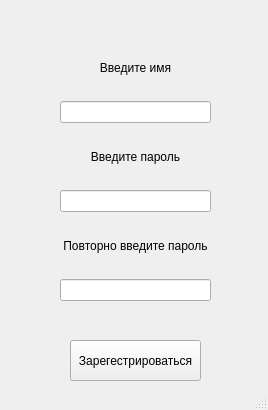
<?xml version="1.0" encoding="UTF-8"?>
<ui version="4.0">
 <class>RegistrWindow</class>
 <widget class="QMainWindow" name="RegistrWindow">
  <property name="geometry">
   <rect>
    <x>0</x>
    <y>0</y>
    <width>268</width>
    <height>410</height>
   </rect>
  </property>
  <property name="windowTitle">
   <string>SIgn in</string>
  </property>
  <widget class="QWidget" name="centralwidget">
   <widget class="QWidget" name="verticalLayoutWidget">
    <property name="geometry">
     <rect>
      <x>60</x>
      <y>40</y>
      <width>151</width>
      <height>261</height>
     </rect>
    </property>
    <layout class="QVBoxLayout" name="verticalLayout">
     <item>
      <widget class="QLabel" name="label">
       <property name="text">
        <string>Введите имя</string>
       </property>
       <property name="alignment">
        <set>Qt::AlignmentFlag::AlignCenter</set>
       </property>
      </widget>
     </item>
     <item>
      <widget class="QLineEdit" name="NameEdit"/>
     </item>
     <item>
      <widget class="QLabel" name="label_3">
       <property name="text">
        <string>Введите пароль</string>
       </property>
       <property name="alignment">
        <set>Qt::AlignmentFlag::AlignCenter</set>
       </property>
      </widget>
     </item>
     <item>
      <widget class="QLineEdit" name="PasEdit"/>
     </item>
     <item>
      <widget class="QLabel" name="label_2">
       <property name="text">
        <string>Повторно введите пароль</string>
       </property>
       <property name="alignment">
        <set>Qt::AlignmentFlag::AlignCenter</set>
       </property>
      </widget>
     </item>
     <item>
      <widget class="QLineEdit" name="PasEdit_2"/>
     </item>
    </layout>
   </widget>
   <widget class="QPushButton" name="pushButton">
    <property name="geometry">
     <rect>
      <x>70</x>
      <y>340</y>
      <width>131</width>
      <height>41</height>
     </rect>
    </property>
    <property name="text">
     <string>Зарегестрироваться</string>
    </property>
   </widget>
  </widget>
  <widget class="QMenuBar" name="menubar">
   <property name="geometry">
    <rect>
     <x>0</x>
     <y>0</y>
     <width>268</width>
     <height>21</height>
    </rect>
   </property>
  </widget>
  <widget class="QStatusBar" name="statusbar"/>
 </widget>
 <resources/>
 <connections/>
</ui>
